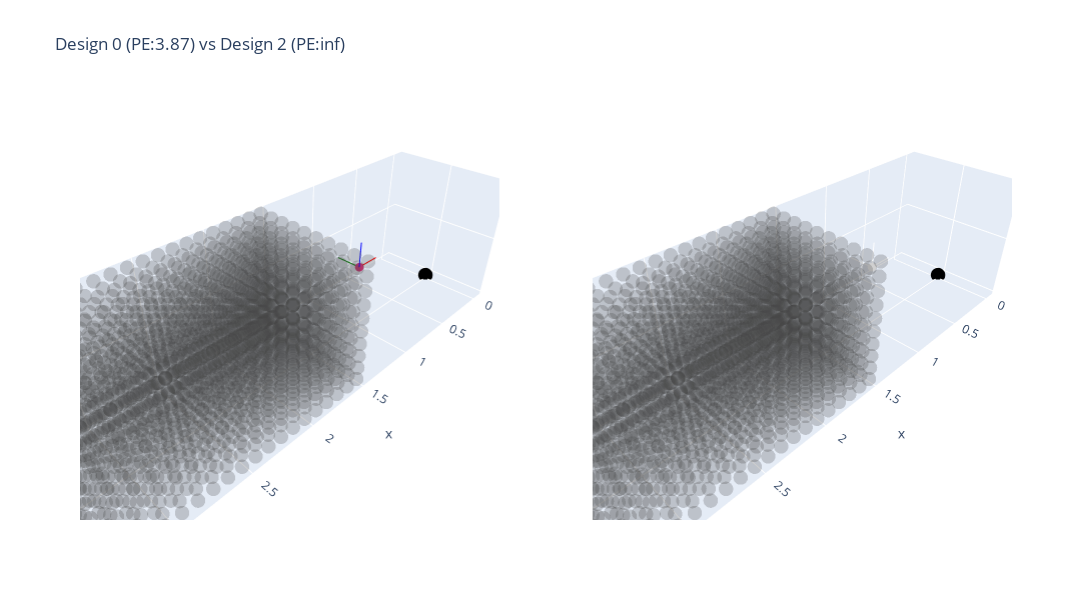

The code cell stored with this chart in its notebook:
### Markdown cell above
## Plot any bot from the df above

### Code cell
from plotly.subplots import make_subplots

INDEX_TO_PLOT = 2

design_x_dict = df[df["id"] == INDEX_TO_PLOT].iloc[0].to_dict()
bot_x = problem.convert_1D_to_bot(design_x_dict)
design_x_fig = bot_x.plot_bot_3d(
    perception_space=problem.perception_space,
    show=False,
    width=600,
)

design_0_dict = df[df["id"] == 0].iloc[0].to_dict()
bot_0 = problem.convert_1D_to_bot(design_0_dict)
design_0_fig = bot_0.plot_bot_3d(
    perception_space=problem.perception_space,
    show=False,
    width=600,
)

combined_fig = make_subplots(rows=1, cols=2, specs=[[{"type": "scene"}, {"type": "scene"}]])
for trace in design_0_fig.data:
    combined_fig.add_trace(trace, row=1, col=1)
for trace in design_x_fig.data:
    combined_fig.add_trace(trace, row=1, col=2)

combined_fig.update_layout(
    title_text=f"Design 0 (PE:{design_0_dict["Perception Entropy"]:.2f}) vs Design {INDEX_TO_PLOT} (PE:{design_x_dict["Perception Entropy"]:.2f})",
    showlegend=False,
    width=1200,
    height=600,
)

combined_fig.show()

### Figure 1 — Plotly figure (JSON) as saved in the notebook; plotly's stock layout.template omitted (floating-point values rounded to 4 significant figures; data arrays with more than 128 entries replaced by an {"elided": "..."} marker saying what was removed)
{"data": [{"marker": {"color": "black", "size": 5}, "mode": "markers", "name": "ORIGIN", "scene": "scene", "type": "scatter3d", "x": [0], "y": [0], "z": [0]}, {"hoverinfo": "text", "legendgroup": "sensor_0", "marker": {"color": "#d72f78", "size": 3}, "mode": "markers", "name": "sensor_0", "scene": "scene", "text": ["Translation:<br>  (x=1.01,<br>  y=0.00,<br>  z=0.50)", "Quaternion:<br>  (qw=0.00,<br>  qx=0.00,<br>  qy=0.00,<br>  qz=1.00)"], "type": "scatter3d", "x": [1.009], "y": [0], "z": [0.5]}, {"legendgroup": "sensor_0", "line": {"color": "red", "width": 2}, "mode": "lines", "scene": "scene", "showlegend": false, "type": "scatter3d", "x": [1.009, 0.8091], "y": [0, 2.449e-17], "z": [0.5, 0.5]}, {"legendgroup": "sensor_0", "line": {"color": "green", "width": 2}, "mode": "lines", "scene": "scene", "showlegend": false, "type": "scatter3d", "x": [1.009, 1.009], "y": [0, -0.2], "z": [0.5, 0.5]}, {"legendgroup": "sensor_0", "line": {"color": "blue", "width": 2}, "mode": "lines", "scene": "scene", "showlegend": false, "type": "scatter3d", "x": [1.009, 1.009], "y": [0, 0], "z": [0.5, 0.7]}, {"marker": {"color": {"elided": "2000 null values"}, "colorscale": [[0, "#440154"], [0.1111, "#482878"], [0.2222, "#3e4989"], [0.3333, "#31688e"], [0.4444, "#26828e"], [0.5556, "#1f9e89"], [0.6667, "#35b779"], [0.7778, "#6ece58"], [0.8889, "#b5de2b"], [1, "#fde725"]], "opacity": 0.25, "size": 5}, "mode": "markers", "name": "Perception Space", "scene": "scene", "type": "scatter3d", "x": {"elided": "2000 float values"}, "y": {"elided": "2000 float values"}, "z": {"elided": "2000 float values"}}, {"marker": {"color": "black", "size": 5}, "mode": "markers", "name": "ORIGIN", "scene": "scene2", "type": "scatter3d", "x": [0], "y": [0], "z": [0]}, {"marker": {"color": {"elided": "2000 null values"}, "colorscale": [[0, "#440154"], [0.1111, "#482878"], [0.2222, "#3e4989"], [0.3333, "#31688e"], [0.4444, "#26828e"], [0.5556, "#1f9e89"], [0.6667, "#35b779"], [0.7778, "#6ece58"], [0.8889, "#b5de2b"], [1, "#fde725"]], "opacity": 0.25, "size": 5}, "mode": "markers", "name": "Perception Space", "scene": "scene2", "type": "scatter3d", "x": {"elided": "2000 float values"}, "y": {"elided": "2000 float values"}, "z": {"elided": "2000 float values"}}], "layout": {"height": 600, "scene": {"domain": {"x": [0, 0.45], "y": [0, 1]}}, "scene2": {"domain": {"x": [0.55, 1], "y": [0, 1]}}, "showlegend": false, "title": {"text": "Design 0 (PE:3.87) vs Design 2 (PE:inf)"}, "width": 1200}}
